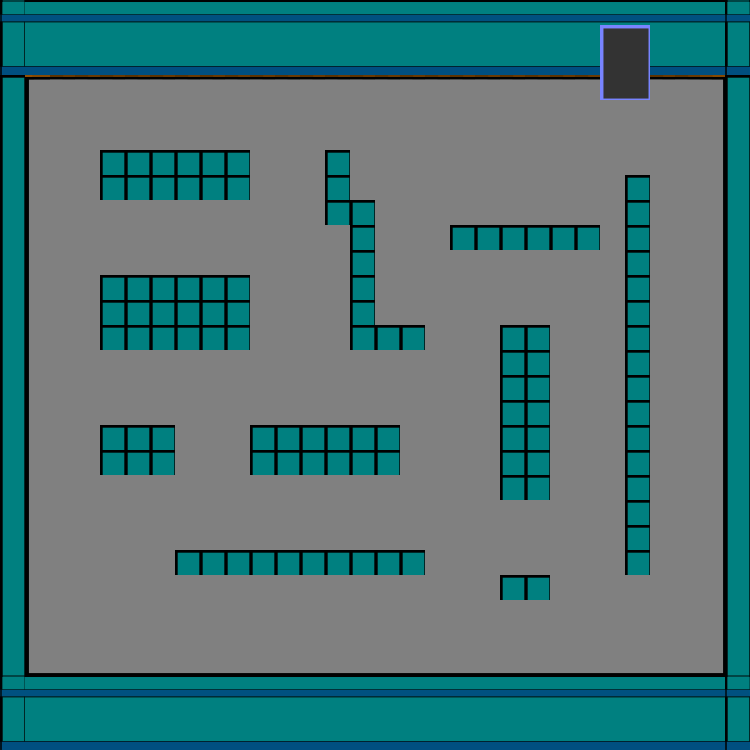

The image is a tile-based game level rendered from a .tmx file. Its description and source (layers, tilesets, objects; grid data summarised) follow:
An orthogonal 30x30 tile map with 25x25 px tiles, 1 tile layer (Ground).

<map version="1.0" orientation="orthogonal" renderorder="right-up" width="30" height="30" tilewidth="25" tileheight="25" backgroundcolor="#c86d05" nextobjectid="1">
 <tileset firstgid="1" name="map" tilewidth="25" tileheight="25" spacing="2" tilecount="76">
  <image source="map.png" width="1024" height="64" />
  <tile id="0">
   <properties>
    <property name="blocked" value="" />
   </properties>
  </tile>
  <tile id="1">
   <properties>
    <property name="blocked" value="" />
   </properties>
  </tile>
  <tile id="6">
   <properties>
    <property name="blocked" value="" />
   </properties>
  </tile>
  <tile id="15">
   <properties>
    <property name="goal" value="" />
   </properties>
  </tile>
  <tile id="16">
   <properties>
    <property name="goal" value="" />
   </properties>
  </tile>
  <tile id="17">
   <properties>
    <property name="goal" value="" />
   </properties>
  </tile>
  <tile id="18">
   <properties>
    <property name="goal" value="" />
   </properties>
  </tile>
  <tile id="38">
   <properties>
    <property name="blocked" value="" />
   </properties>
  </tile>
  <tile id="39">
   <properties>
    <property name="blocked" value="" />
   </properties>
  </tile>
  <tile id="45">
   <properties>
    <property name="blocked" value="" />
   </properties>
  </tile>
  <tile id="53">
   <properties>
    <property name="goal" value="" />
   </properties>
  </tile>
  <tile id="54">
   <properties>
    <property name="goal" value="" />
   </properties>
  </tile>
  <tile id="55">
   <properties>
    <property name="goal" value="" />
   </properties>
  </tile>
  <tile id="56">
   <properties>
    <property name="goal" value="" />
   </properties>
  </tile>
  <tile id="57">
   <properties>
    <property name="goal" value="" />
   </properties>
  </tile>
 </tileset>
 <layer name="Ground" width="30" height="30">
  <data>[900 cells, 900 non-empty, 22 distinct tile ids]</data>
 </layer>
</map>
